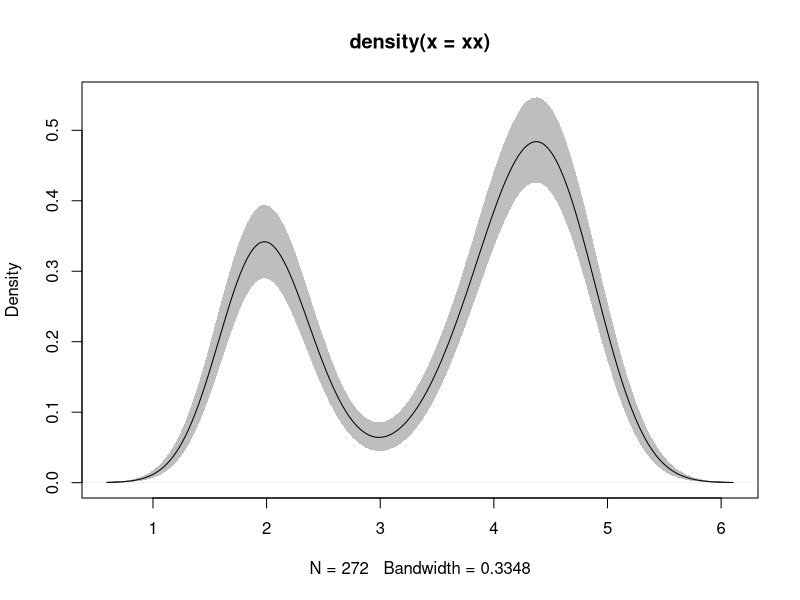

Recreate this plot in R.
xx <- faithful$eruptions
fit1 <- density(xx)
fit2 <- replicate(10000, {
  x <- sample(xx,replace=TRUE);
  density(x, from=min(fit1$x),
          to=max(fit1$x))$y
})
fit3 <- apply(fit2, 1,
  quantile,c(0.025,0.975))
plot(fit1, ylim=range(fit3))
polygon(c(fit1$x,rev(fit1$x)),
  c(fit3[1,], rev(fit3[2,])),
  col='grey', border=F)
lines(fit1)
